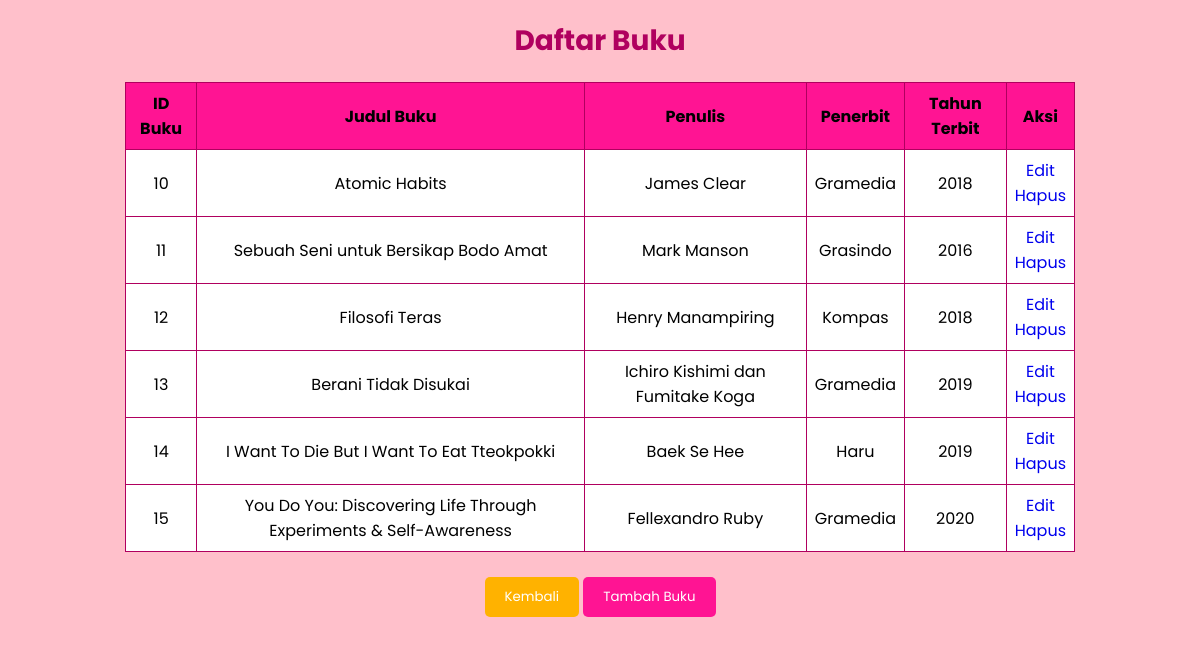
The page /Buku.php on the database its author committed.
### tables this page shows
CREATE TABLE `buku` (
  `id_buku` int(20) NOT NULL,
  `judul_buku` varchar(500) NOT NULL,
  `penulis` varchar(500) NOT NULL,
  `penerbit` varchar(250) NOT NULL,
  `tahun_terbit` int(20) NOT NULL
);

### Koneksi.php (called while the page is built)
<?php
function koneksi()
{
    try {
        $dbh = new PDO('mysql:host=localhost;dbname=perpustakaan', "root", "");
        $dbh->setAttribute( PDO::ATTR_ERRMODE, PDO::ERRMODE_EXCEPTION );
      }
      catch (PDOException $e) {
        print "Koneksi atau query bermasalah: " . $e->getMessage() . "<br/>";
        die();
      }
    return $dbh;
}
?>

### Model.php (the view, shortened to what this page needs)
<?php
require("Koneksi.php");
function tampilbuku() {
    $stmt = koneksi()->prepare("SELECT * FROM buku");
    $stmt->execute();
    $result = $stmt -> fetchAll();
    if(!empty($result)){
        foreach ($result as $buku) {
            echo "<tr>";
            echo "<td>". $buku['id_buku']."</td>";
            echo "<td>". $buku['judul_buku']."</td>";
            echo "<td>". $buku['penulis']."</td>";
            echo "<td>". $buku['penerbit']."</td>";
            echo "<td>". $buku['tahun_terbit']."</td>";
            echo "<td>"."<a href = 'FormBuku.php?id_buku=".$buku['id_buku']."'>Edit  </a><br>";
            echo "<a href='Buku.php?id_buku=" . $buku['id_buku'] . "' onclick=\"return confirm('Yakin Akan Menghapus ?')\">Hapus </a> </td>";
            echo "</tr>";
        }
    }
}
?>

### Buku.php (shortened to what this page needs)
<?php
require('Model.php');
?>
<!DOCTYPE html>
<html lang="en">
<head>
</head>
<body>
<h2>Daftar Buku</h2>
    <table>
        <thead>
            <tr>
                <th>ID Buku</th>
                <th>Judul Buku</th>
                <th>Penulis</th>
                <th>Penerbit</th>
                <th>Tahun Terbit</th>
                <th>Aksi</th>
            </tr>
        </thead>
        <tbody>
            <?php
            tampilbuku();
            ?>
        </tbody>
    </table>
    <br>
    <div style="text-align: center;">
        <a href="index.php">
            <button style="background-color: #FFB200;">Kembali</button>
        </a>
        <a href="FormBuku.php">
            <button style="background-color: #ff1493;">Tambah Buku</button>
        </a>
    </div>
</html>

### Buku.php (style rules this page uses)
body { width: 950px; margin: auto; background-color: #ffc0cb; font-family: 'Poppins', sans-serif; padding: 20px; }
table { border-collapse: collapse; width: 100%; margin-top: 20px; }
th, td { padding: 8px; text-align: center; border: 1px solid #b0005f; font-style: normal; }
th { background-color: #ff1493; color: black; }
td { background-color: #FFFFFF; }
h2 { color: #b0005f; font-size: 28px; margin-top: 0; margin-bottom: 20px; text-align: center; }
a { text-decoration: none; }
button { font-family: 'Poppins', sans-serif; color: #FFFFFF; border: none; padding: 10px 20px; border-radius: 5px; cursor: pointer; }

### rows shown on the page
buku: id_buku "10", judul_buku "Atomic Habits", penulis "James Clear", penerbit "Gramedia", tahun_terbit "2018"
buku: id_buku "11", judul_buku "Sebuah Seni untuk Bersikap Bodo Amat", penulis "Mark Manson", penerbit "Grasindo", tahun_terbit "2016"
buku: id_buku "12", judul_buku "Filosofi Teras", penulis "Henry Manampiring", penerbit "Kompas", tahun_terbit "2018"
buku: id_buku "13", judul_buku "Berani Tidak Disukai", penulis "Ichiro Kishimi dan Fumitake Koga", penerbit "Gramedia", tahun_terbit "2019"
buku: id_buku "14", judul_buku "I Want To Die But I Want To Eat Tteokpokki", penulis "Baek Se Hee", penerbit "Haru", tahun_terbit "2019"
buku: id_buku "15", judul_buku "You Do You: Discovering Life Through Experiments & Self-Awareness", penulis "Fellexandro Ruby", penerbit "Gramedia", tahun_terbit "2020"
